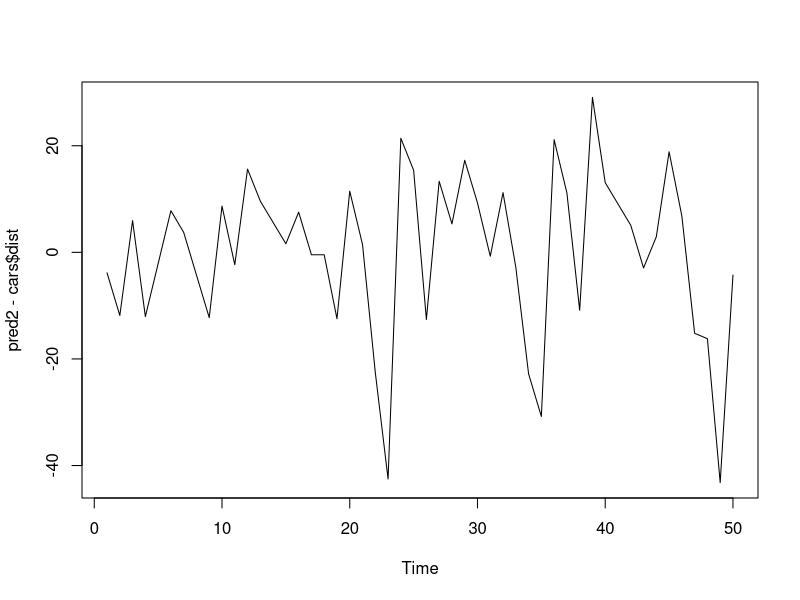
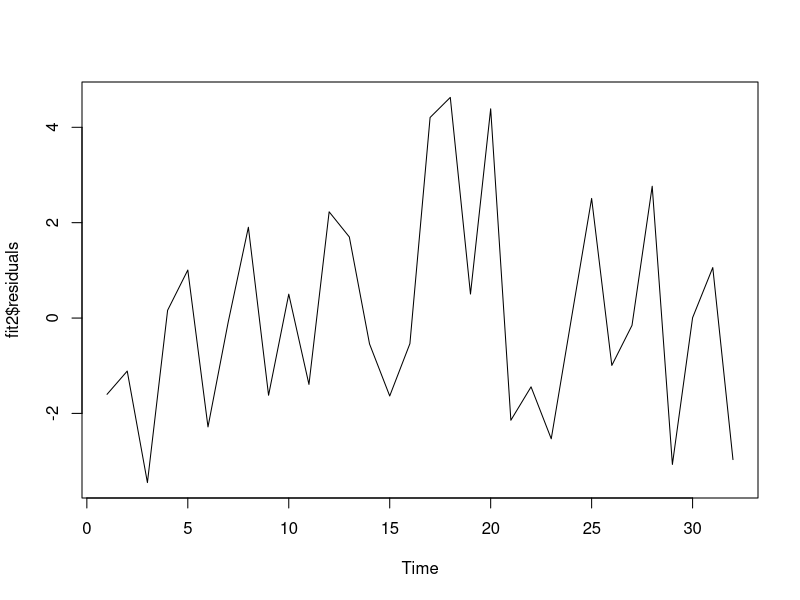

R code for these plots, in order:
require(graphics)

data(cars)
cars
fit<-lm(dist~.,data=cars)
anova(fit)
summary(fit)

# y=aX+b
pred1<-fit$coefficients[2]* cars$speed +fit$coefficients[1]
pred2<-predict(fit,cars)
## residual = true - predicted
ts.plot(pred2-cars$dist)
fit$residuals
fit$fitted.values


data(mtcars)
mtcars


fit2<-lm(mpg~.,data=mtcars)
anova(fit2)
summary(fit2)

ts.plot(fit2$residuals)

sum(fit2$residuals)

sum(fit2$residuals^2) # SSE
mean((fit2$residuals^2)) # MSE
##회귀 분석의 경우 모델의 성능지표 MSE / MAPE / MAE
##귀무가설 다중회귀 하나의 변수라도 유의 하지않다

index<-abs(fit2$coefficients)[-1] >0.5

var<-names(index)[index==T]

fo<-paste0("mpg~",paste(var,collapse = "+"))
fit3<-lm(fo,data=mtcars)
summary(fit3)
mean(fit3$residuals^2)
## 과적합 -> 데이터의 수를 늘리거나 / 적절한 변수를 선택 


